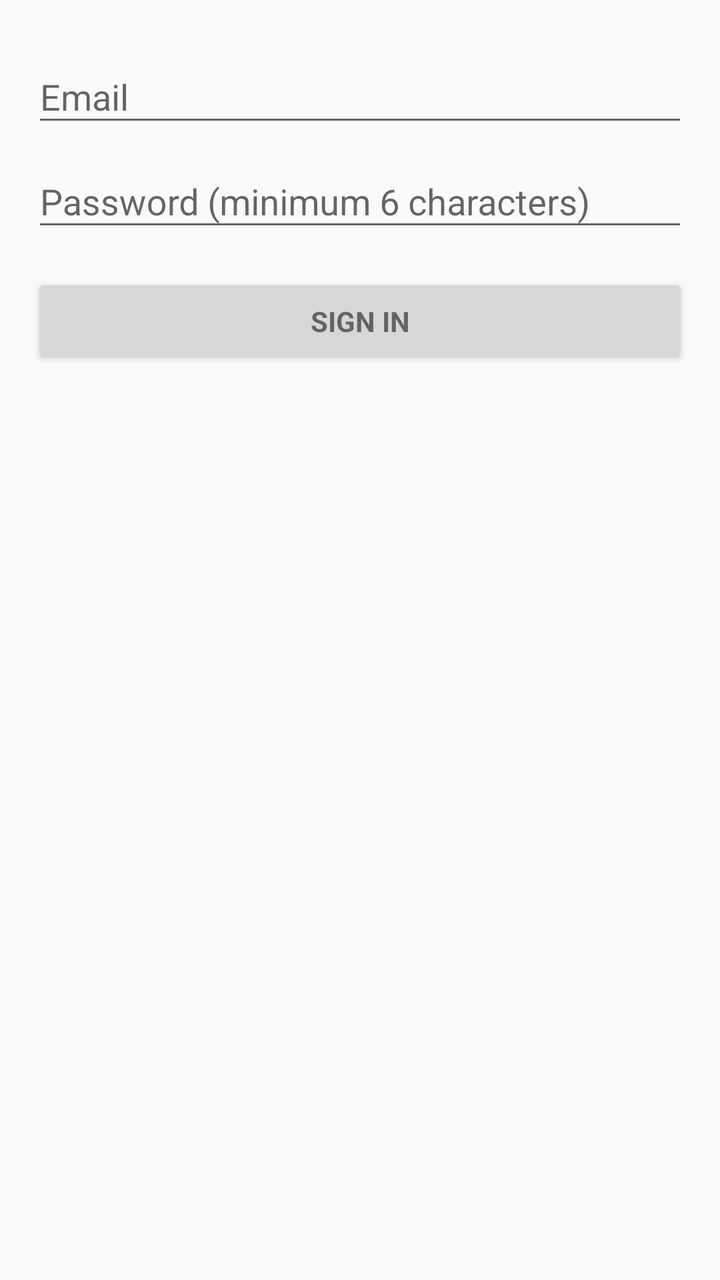
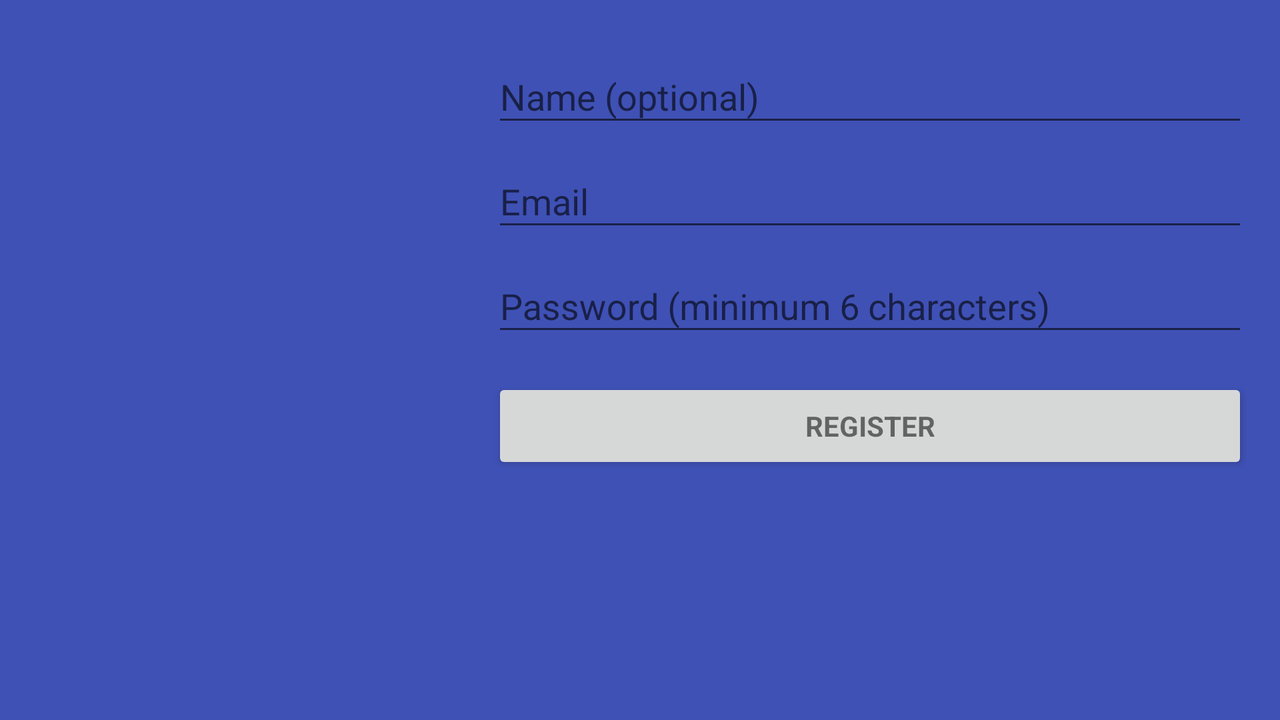

Compare how this app lays out the same screen by default and in its alternative resource folder. The renders come first, then the two layout files and the values they reference.
<!-- AndroidManifest.xml: application theme AppTheme -->
<!-- res/layout/activity_register.xml -->
<LinearLayout xmlns:android="http://schemas.android.com/apk/res/android"
    xmlns:tools="http://schemas.android.com/tools"
    android:layout_width="match_parent"
    android:layout_height="match_parent"
    android:gravity="center_horizontal"
    android:orientation="vertical"
    android:paddingBottom="@dimen/activity_vertical_margin"
    android:paddingLeft="@dimen/activity_horizontal_margin"
    android:paddingRight="@dimen/activity_horizontal_margin"
    android:paddingTop="@dimen/activity_vertical_margin"
    tools:context="com.ua.cm.project.unews.RegisterActivity">

    
    <ProgressBar
        android:id="@+id/register_progress"
        style="?android:attr/progressBarStyleLarge"
        android:layout_width="wrap_content"
        android:layout_height="wrap_content"
        android:layout_marginBottom="8dp"
        android:visibility="gone" />

    <ScrollView
        android:id="@+id/login_form"
        android:layout_width="match_parent"
        android:layout_height="match_parent">

        <LinearLayout
            android:id="@+id/email_login_form"
            android:layout_width="match_parent"
            android:layout_height="wrap_content"
            android:orientation="vertical">

            <android.support.design.widget.TextInputLayout
                android:layout_width="match_parent"
                android:layout_height="wrap_content">

                <AutoCompleteTextView
                    android:id="@+id/email"
                    android:layout_width="match_parent"
                    android:layout_height="wrap_content"
                    android:hint="@string/prompt_email"
                    android:inputType="textEmailAddress"
                    android:maxLines="1"
                    android:singleLine="true" />

            </android.support.design.widget.TextInputLayout>

            <android.support.design.widget.TextInputLayout
                android:layout_width="match_parent"
                android:layout_height="wrap_content">

                <EditText
                    android:id="@+id/password"
                    android:layout_width="match_parent"
                    android:layout_height="wrap_content"
                    android:hint="@string/prompt_password"
                    android:imeActionId="@+id/register"
                    android:imeActionLabel="@string/action_register"
                    android:imeOptions="actionUnspecified"
                    android:inputType="textPassword"
                    android:maxLines="1"
                    android:singleLine="true" />

            </android.support.design.widget.TextInputLayout>

            <Button
                android:id="@+id/register_button"
                style="?android:textAppearanceSmall"
                android:layout_width="match_parent"
                android:layout_height="wrap_content"
                android:layout_marginTop="16dp"
                android:text="@string/action_sign_in"
                android:textStyle="bold" />

        </LinearLayout>
    </ScrollView>
</LinearLayout>
<!-- resources referenced by this layout -->
<resources>
  <dimen name="activity_horizontal_margin">16dp</dimen>
  <dimen name="activity_vertical_margin">16dp</dimen>
  <string name="action_register">Register</string>
  <string name="action_sign_in">Sign in</string>
  <string name="prompt_email">Email</string>
  <string name="prompt_password">Password (minimum 6 characters)</string>
  <style name="AppTheme" parent="Theme.AppCompat.Light.DarkActionBar">
          
          <item name="colorPrimary">@color/colorPrimary</item>
          <item name="colorPrimaryDark">@color/colorPrimaryDark</item>
          <item name="colorAccent">@color/colorAccent</item>
      </style>
  <color name="colorPrimary">#3F51B5</color>
  <color name="colorPrimaryDark">#303F9F</color>
  <color name="colorAccent">#EFEFEF</color>
</resources>
<!-- res/layout-land/activity_register.xml (the repository's variant of the layout above) -->
<!-- drawn on the phone turned sideways -->
<?xml version="1.0" encoding="utf-8"?>
<LinearLayout xmlns:android="http://schemas.android.com/apk/res/android"
    xmlns:tools="http://schemas.android.com/tools"
    android:layout_width="match_parent"
    android:layout_height="match_parent"
    android:background="@color/colorPrimary"
    android:fitsSystemWindows="true"
    android:orientation="horizontal"
    android:padding="@dimen/activity_horizontal_margin"
    tools:context="com.ua.cm.project.unews.LoginActivity">

    <ImageView
        android:layout_width="@dimen/logo_w_h"
        android:layout_height="@dimen/logo_w_h"
        android:layout_gravity="center_horizontal"
        android:layout_marginBottom="30dp"
        android:layout_marginEnd="30dp"
        android:contentDescription="@string/logo"
        android:src="@drawable/main_logo" />

    <ScrollView
        android:id="@+id/login_form"
        android:layout_width="match_parent"
        android:layout_height="match_parent">

        <LinearLayout
            android:id="@+id/email_login_form"
            android:layout_width="match_parent"
            android:layout_height="wrap_content"
            android:orientation="vertical">

            <android.support.design.widget.TextInputLayout
                android:layout_width="match_parent"
                android:layout_height="wrap_content">

                <AutoCompleteTextView
                    android:id="@+id/register_name"
                    android:layout_width="match_parent"
                    android:layout_height="wrap_content"
                    android:hint="@string/name_hint"
                    android:inputType="textEmailAddress"
                    android:maxLines="1" />

            </android.support.design.widget.TextInputLayout>

            <android.support.design.widget.TextInputLayout
                android:layout_width="match_parent"
                android:layout_height="wrap_content">

                <AutoCompleteTextView
                    android:id="@+id/email"
                    android:layout_width="match_parent"
                    android:layout_height="wrap_content"
                    android:hint="@string/prompt_email"
                    android:inputType="textEmailAddress"
                    android:maxLines="1" />

            </android.support.design.widget.TextInputLayout>

            <android.support.design.widget.TextInputLayout
                android:layout_width="match_parent"
                android:layout_height="wrap_content">

                <EditText
                    android:id="@+id/password"
                    android:layout_width="match_parent"
                    android:layout_height="wrap_content"
                    android:hint="@string/prompt_password"
                    android:imeActionId="@+id/register"
                    android:imeActionLabel="@string/action_register"
                    android:imeOptions="actionUnspecified"
                    android:inputType="textPassword"
                    android:maxLines="1" />

            </android.support.design.widget.TextInputLayout>

            <Button
                android:id="@+id/register_button"
                style="?android:textAppearanceSmall"
                android:layout_width="match_parent"
                android:layout_height="wrap_content"
                android:layout_marginTop="16dp"
                android:onClick="onClick"
                android:text="@string/action_register"
                android:textStyle="bold" />

        </LinearLayout>
    </ScrollView>
</LinearLayout>
<!-- resources referenced by the variant -->
<!-- as the phone turned sideways resolves them -->
<resources>
  <color name="colorPrimary">#3F51B5</color>
  <dimen name="activity_horizontal_margin">16dp</dimen>
  <dimen name="logo_w_h">200dp</dimen>
  <string name="action_register">Register</string>
  <string name="logo">logo</string>
  <string name="name_hint">Name (optional)</string>
  <string name="prompt_email">Email</string>
  <string name="prompt_password">Password (minimum 6 characters)</string>
  <style name="AppTheme" parent="Theme.AppCompat.Light.DarkActionBar">
          
          <item name="colorPrimary">@color/colorPrimary</item>
          <item name="colorPrimaryDark">@color/colorPrimaryDark</item>
          <item name="colorAccent">@color/colorAccent</item>
      </style>
  <color name="colorPrimaryDark">#303F9F</color>
  <color name="colorAccent">#EFEFEF</color>
</resources>
